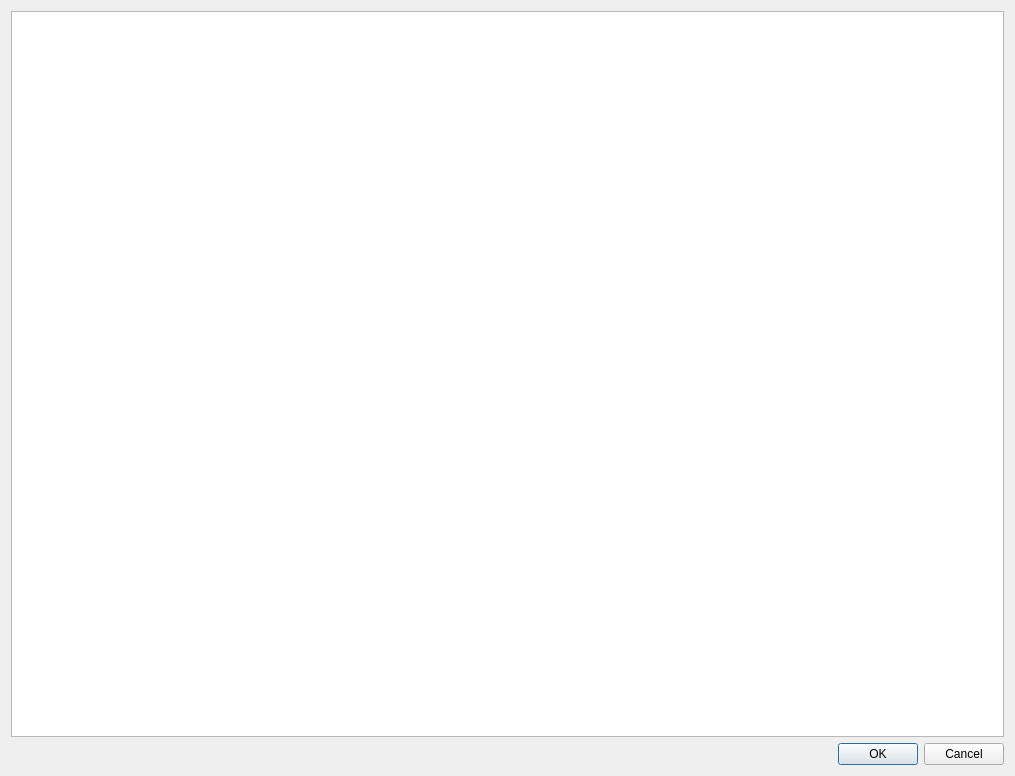
<?xml version="1.0" encoding="UTF-8"?>
<ui version="4.0">
 <class>Dialog</class>
 <widget class="QDialog" name="Dialog">
  <property name="geometry">
   <rect>
    <x>0</x>
    <y>0</y>
    <width>1015</width>
    <height>776</height>
   </rect>
  </property>
  <property name="windowTitle">
   <string>Dialog</string>
  </property>
  <layout class="QGridLayout" name="gridLayout">
   <item row="0" column="0">
    <widget class="Editor" name="editor"/>
   </item>
   <item row="1" column="0">
    <widget class="QDialogButtonBox" name="buttonBox">
     <property name="orientation">
      <enum>Qt::Horizontal</enum>
     </property>
     <property name="standardButtons">
      <set>QDialogButtonBox::Cancel|QDialogButtonBox::Ok</set>
     </property>
    </widget>
   </item>
  </layout>
 </widget>
 <customwidgets>
  <customwidget>
   <class>Editor</class>
   <extends>QPlainTextEdit</extends>
   <header>syntext</header>
  </customwidget>
 </customwidgets>
 <resources/>
 <connections>
  <connection>
   <sender>buttonBox</sender>
   <signal>accepted()</signal>
   <receiver>Dialog</receiver>
   <slot>accept()</slot>
   <hints>
    <hint type="sourcelabel">
     <x>248</x>
     <y>254</y>
    </hint>
    <hint type="destinationlabel">
     <x>157</x>
     <y>274</y>
    </hint>
   </hints>
  </connection>
  <connection>
   <sender>buttonBox</sender>
   <signal>rejected()</signal>
   <receiver>Dialog</receiver>
   <slot>reject()</slot>
   <hints>
    <hint type="sourcelabel">
     <x>316</x>
     <y>260</y>
    </hint>
    <hint type="destinationlabel">
     <x>286</x>
     <y>274</y>
    </hint>
   </hints>
  </connection>
 </connections>
</ui>
